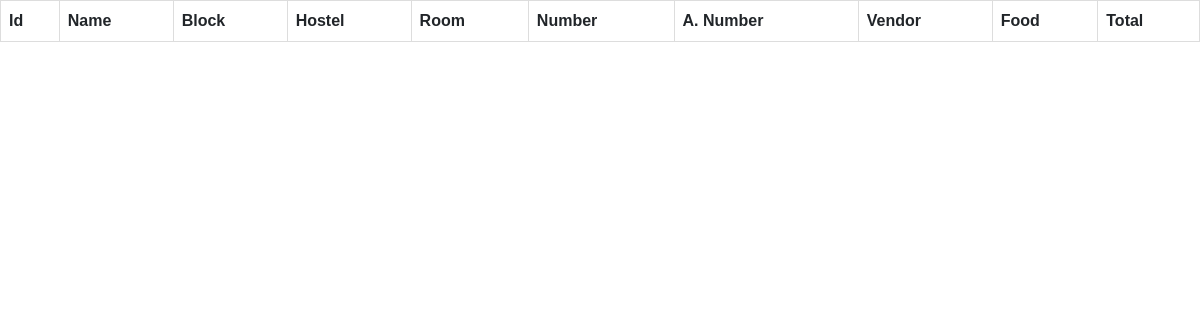
Before: /chart with the older database file.
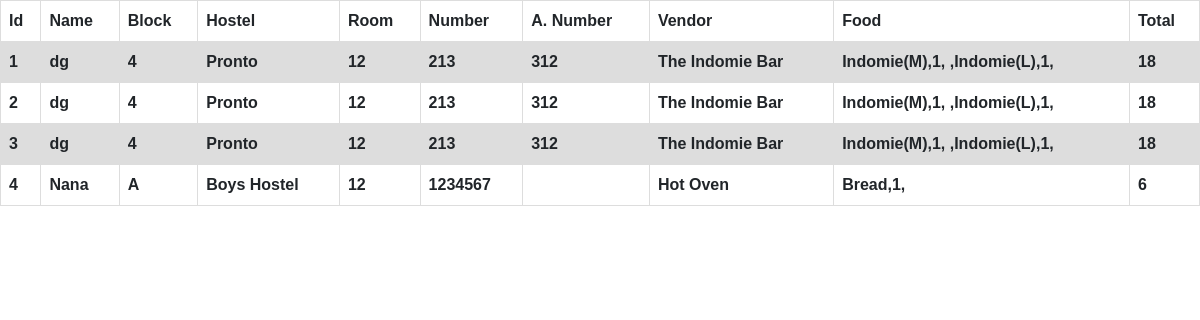
After: the same page with the newer database file.
### app.py (models this page shows, shortened)
class Order(db.Model):
    id = db.Column(db.Integer, primary_key=True)
    name = db.Column(db.String(200))
    room = db.Column(db.Integer)
    pNumber = db.Column(db.String(10))
    aNumber = db.Column(db.String(10))
    hostel = db.Column(db.String(100))
    food = db.Column(db.String(1000))
    quantity = db.Column(db.Integer)
    status = db.Column(db.Integer)
    block = db.Column(db.String(100))
    total = db.Column(db.String(10))
    date_created = db.Column(db.DateTime, default=datetime.utcnow)
    vendor = db.Column(db.String(50))

### app.py (the view)
@app.route('/chart', methods=['POST','GET'])
def masterchart():
    all_orders = Order.query.order_by(Order.date_created).all()
    return render_template('chart.html', all_orders=all_orders)

### templates/chart.html
{% extends 'base.html' %}
{% block head %}
<link rel="stylesheet" href="{{ url_for('static', filename='css/table.css')}}">
{% endblock %}
{% block body %}
<table>
    <tr>
        <th>Id</th>
        <th>Name</th>
        <th>Block</th>
        <th>Hostel</th>
        <th>Room</th>
        <th>Number</th>
        <th>A. Number</th>
        <th>Vendor</th>
        <th>Food</th>
        <th>Total</th>
    </tr>
    {% for order in all_orders %}
    <tr>
        <th>{{ order.id }}</th>
        <th>{{ order.name }}</th>
        <th>{{ order.block }}</th>
        <th>{{ order.hostel }}</th>
        <th>{{order.room}}</th>
        <th>{{order.pNumber}}</th>
        <th>{{order.aNumber}}</th>
        <th>{{order.vendor}}</th>
        <th>{{order.food}}</th>
        <th>{{order.total}}</th>
    </tr>
    {% endfor %}
    </table>
{% endblock %}

### templates/base.html (shortened to what this page needs)
<!DOCTYPE html>
    <head>
        <link rel="stylesheet" href="https://stackpath.bootstrapcdn.com/bootstrap/4.3.1/css/bootstrap.min.css">
        {% block head %}{% endblock %}
    </head>
    <body>
{% block body %}{% endblock %}
    </body>
</html>

### static/css/table.css (style rules this page uses)
table { font-family: arial, sans-serif; border-collapse: collapse; width: 100%; }
td, th { border: 1px solid #dddddd; text-align: left; padding: 8px; }
tr:nth-child(even) { background-color: #dddddd; }

Changed rows visible on the page:
added Order: id "1", name "dg", block "4", hostel "Pronto", room "12", pNumber "213", aNumber "312", vendor "The Indomie Bar", food "Indomie(M),1, ,Indomie(L),1,", total "18"
added Order: id "2", name "dg", block "4", hostel "Pronto", room "12", pNumber "213", aNumber "312", vendor "The Indomie Bar", food "Indomie(M),1, ,Indomie(L),1,", total "18"
added Order: id "3", name "dg", block "4", hostel "Pronto", room "12", pNumber "213", aNumber "312", vendor "The Indomie Bar", food "Indomie(M),1, ,Indomie(L),1,", total "18"
added Order: id "4", name "Nana", block "A", hostel "Boys Hostel", room "12", pNumber "1234567", vendor "Hot Oven", food "Bread,1,", total "6"
